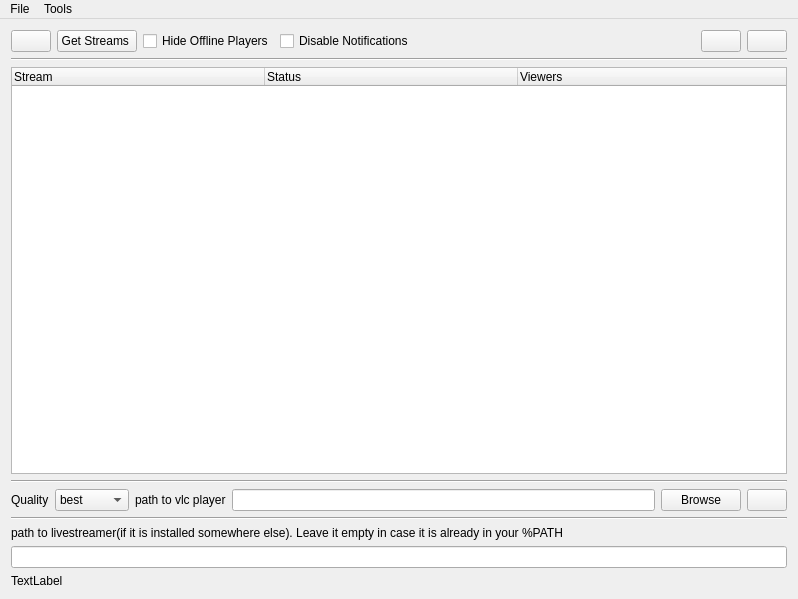
<?xml version="1.0" encoding="UTF-8"?>
<ui version="4.0">
 <class>TwitchStreamerApp</class>
 <widget class="QMainWindow" name="TwitchStreamerApp">
  <property name="geometry">
   <rect>
    <x>0</x>
    <y>0</y>
    <width>798</width>
    <height>599</height>
   </rect>
  </property>
  <property name="windowTitle">
   <string>MainWindow</string>
  </property>
  <property name="windowIcon">
   <iconset resource="../images/resources.qrc">
    <normaloff>:/logo.png</normaloff>:/logo.png</iconset>
  </property>
  <property name="windowOpacity">
   <double>2.000000000000000</double>
  </property>
  <property name="iconSize">
   <size>
    <width>24</width>
    <height>24</height>
   </size>
  </property>
  <widget class="QWidget" name="centralWidget">
   <layout class="QGridLayout" name="gridLayout">
    <item row="4" column="0">
     <layout class="QHBoxLayout" name="horizontalLayout_5">
      <item>
       <widget class="QLabel" name="label">
        <property name="text">
         <string>Quality</string>
        </property>
       </widget>
      </item>
      <item>
       <widget class="QComboBox" name="QualityBox">
        <item>
         <property name="text">
          <string>best</string>
         </property>
        </item>
        <item>
         <property name="text">
          <string>source</string>
         </property>
        </item>
        <item>
         <property name="text">
          <string>high</string>
         </property>
        </item>
        <item>
         <property name="text">
          <string>medium</string>
         </property>
        </item>
        <item>
         <property name="text">
          <string>low</string>
         </property>
        </item>
       </widget>
      </item>
      <item>
       <widget class="QLabel" name="label_2">
        <property name="text">
         <string>path to vlc player</string>
        </property>
       </widget>
      </item>
      <item>
       <widget class="QLineEdit" name="PathFile">
        <property name="text">
         <string/>
        </property>
       </widget>
      </item>
      <item>
       <widget class="QPushButton" name="BrowseButton">
        <property name="text">
         <string>Browse</string>
        </property>
       </widget>
      </item>
      <item>
       <widget class="QPushButton" name="WatchButotn">
        <property name="text">
         <string/>
        </property>
        <property name="icon">
         <iconset>
          <normalon>:/play.png</normalon>
         </iconset>
        </property>
        <property name="iconSize">
         <size>
          <width>30</width>
          <height>30</height>
         </size>
        </property>
       </widget>
      </item>
     </layout>
    </item>
    <item row="1" column="0">
     <widget class="Line" name="line">
      <property name="orientation">
       <enum>Qt::Horizontal</enum>
      </property>
     </widget>
    </item>
    <item row="2" column="0">
     <widget class="QTreeWidget" name="treeWidget">
      <property name="verticalScrollBarPolicy">
       <enum>Qt::ScrollBarAsNeeded</enum>
      </property>
      <property name="autoScrollMargin">
       <number>16</number>
      </property>
      <property name="tabKeyNavigation">
       <bool>false</bool>
      </property>
      <property name="indentation">
       <number>0</number>
      </property>
      <property name="allColumnsShowFocus">
       <bool>false</bool>
      </property>
      <property name="headerHidden">
       <bool>false</bool>
      </property>
      <property name="columnCount">
       <number>3</number>
      </property>
      <attribute name="headerDefaultSectionSize">
       <number>253</number>
      </attribute>
      <column>
       <property name="text">
        <string>Stream</string>
       </property>
      </column>
      <column>
       <property name="text">
        <string>Status</string>
       </property>
      </column>
      <column>
       <property name="text">
        <string>Viewers</string>
       </property>
      </column>
     </widget>
    </item>
    <item row="5" column="0">
     <widget class="Line" name="line_3">
      <property name="orientation">
       <enum>Qt::Horizontal</enum>
      </property>
     </widget>
    </item>
    <item row="8" column="0">
     <widget class="QLabel" name="UpdateStatusText">
      <property name="text">
       <string>TextLabel</string>
      </property>
     </widget>
    </item>
    <item row="0" column="0">
     <layout class="QHBoxLayout" name="horizontalLayout_4">
      <item>
       <layout class="QHBoxLayout" name="horizontalLayout">
        <item>
         <widget class="QPushButton" name="UpdateStatusButton">
          <property name="text">
           <string/>
          </property>
          <property name="icon">
           <iconset theme=":/refresh.jpg">
            <normaloff>refresh.png</normaloff>
            <normalon>:/refresh.png</normalon>refresh.png</iconset>
          </property>
         </widget>
        </item>
        <item>
         <widget class="QPushButton" name="GetStream">
          <property name="text">
           <string>Get Streams </string>
          </property>
         </widget>
        </item>
        <item>
         <widget class="QCheckBox" name="checkBox">
          <property name="text">
           <string>Hide Offline Players</string>
          </property>
         </widget>
        </item>
       </layout>
      </item>
      <item>
       <widget class="QCheckBox" name="NotificationCheck">
        <property name="text">
         <string>Disable Notifications</string>
        </property>
       </widget>
      </item>
      <item>
       <spacer name="horizontalSpacer">
        <property name="orientation">
         <enum>Qt::Horizontal</enum>
        </property>
        <property name="sizeHint" stdset="0">
         <size>
          <width>40</width>
          <height>20</height>
         </size>
        </property>
       </spacer>
      </item>
      <item>
       <layout class="QHBoxLayout" name="horizontalLayout_3">
        <item>
         <widget class="QPushButton" name="AddButton">
          <property name="text">
           <string/>
          </property>
          <property name="icon">
           <iconset>
            <normalon>:/add.png</normalon>
           </iconset>
          </property>
         </widget>
        </item>
        <item>
         <layout class="QHBoxLayout" name="horizontalLayout_2">
          <item>
           <widget class="QPushButton" name="RemoveButton">
            <property name="text">
             <string/>
            </property>
            <property name="icon">
             <iconset>
              <normalon>:/remove.png</normalon>
             </iconset>
            </property>
           </widget>
          </item>
         </layout>
        </item>
       </layout>
      </item>
     </layout>
    </item>
    <item row="7" column="0">
     <widget class="QLineEdit" name="LivestreamerPath"/>
    </item>
    <item row="6" column="0">
     <widget class="QLabel" name="label_3">
      <property name="text">
       <string>path to livestreamer(if it is installed somewhere else). Leave it empty in case it is already in your %PATH</string>
      </property>
     </widget>
    </item>
    <item row="3" column="0">
     <widget class="Line" name="line_2">
      <property name="orientation">
       <enum>Qt::Horizontal</enum>
      </property>
     </widget>
    </item>
   </layout>
  </widget>
  <widget class="QMenuBar" name="menuBar">
   <property name="geometry">
    <rect>
     <x>0</x>
     <y>0</y>
     <width>798</width>
     <height>21</height>
    </rect>
   </property>
   <widget class="QMenu" name="menuFile">
    <property name="title">
     <string>File</string>
    </property>
    <addaction name="actionAdd"/>
    <addaction name="actionRemove"/>
    <addaction name="separator"/>
    <addaction name="actionExit"/>
   </widget>
   <widget class="QMenu" name="menuTools">
    <property name="title">
     <string>Tools</string>
    </property>
    <addaction name="actionGeneral_Setting"/>
   </widget>
   <addaction name="menuFile"/>
   <addaction name="menuTools"/>
  </widget>
  <action name="actionAdd">
   <property name="text">
    <string>Add</string>
   </property>
  </action>
  <action name="actionRemove">
   <property name="text">
    <string>Remove</string>
   </property>
  </action>
  <action name="actionExit">
   <property name="text">
    <string>Exit</string>
   </property>
  </action>
  <action name="actionGeneral_Setting">
   <property name="text">
    <string>General Setting</string>
   </property>
  </action>
 </widget>
 <layoutdefault spacing="6" margin="11"/>
 <resources>
  <include location="../images/resources.qrc"/>
 </resources>
 <connections/>
</ui>
